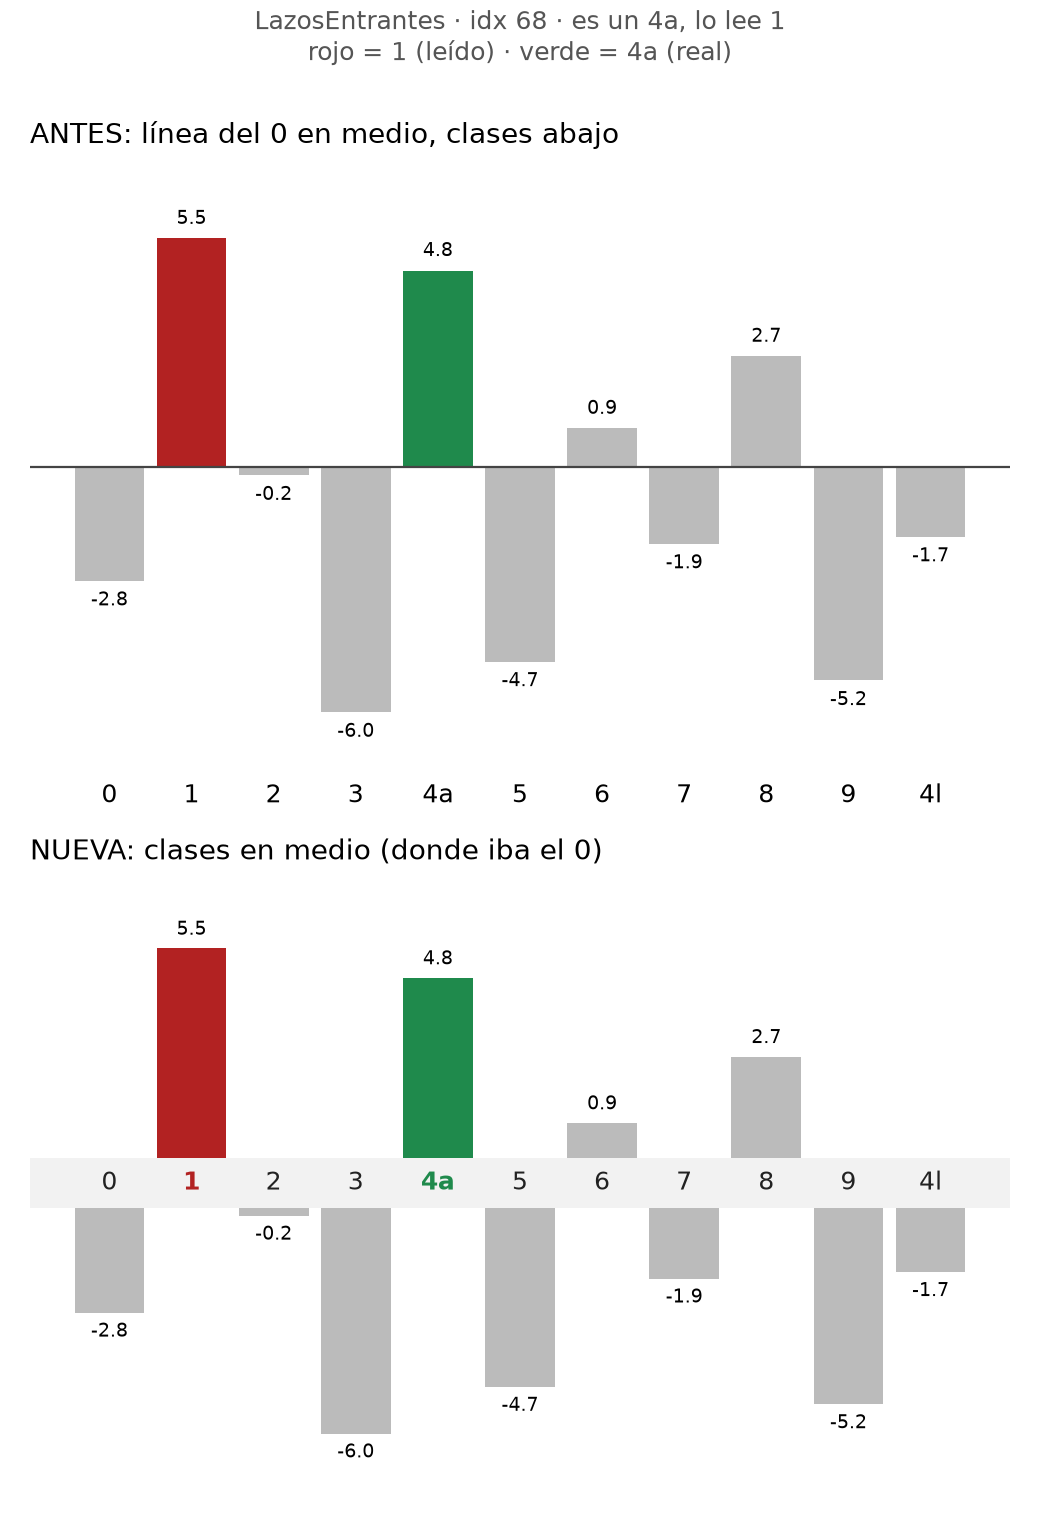

Source code (Python):
"""Maqueta (2026-10-19, pedida por el dueño): variante de logits_hacia_abajo.py con las CLASES EN MEDIO, donde iba la
línea del 0: las positivas suben desde la franja de las clases y las negativas bajan. Mismos datos reales
(LazosEntrantes, idx 68: es un 4a, lo lee 1).
    ../.venv/bin/python web/maquetas/logits_clases_en_medio.py   ->  web/maquetas/logits_clases_en_medio.png
"""
from pathlib import Path
import matplotlib; matplotlib.use("Agg")
import matplotlib.pyplot as plt

K = ['0', '1', '2', '3', '4a', '5', '6', '7', '8', '9', '4l']
V = [-2.77, 5.54, -0.21, -5.96, 4.76, -4.73, 0.93, -1.87, 2.68, -5.19, -1.7]
LEIDO, REAL = 1, 4
ROJO, VERDE, GRIS = '#b22222', '#1f8a4c', '#bbbbbb'
col = [ROJO if k == LEIDO else VERDE if k == REAL else GRIS for k in range(len(K))]
mx = max(abs(v) for v in V)
G = 0.11          # media altura de la franja de las clases

def barra(ax, k, v, base):
    h = v / mx
    if abs(h) < 2 / 60: h = 2 / 60 * (1 if v >= 0 else -1)
    y0 = base if v >= 0 else -base
    ax.bar(k, h, bottom=y0, width=0.85, color=col[k])
    ax.text(k, y0 + h + (0.04 if v >= 0 else -0.04), f'{v:.1f}', ha='center', va='bottom' if v >= 0 else 'top', fontsize=7)

fig, (a, b) = plt.subplots(2, 1, figsize=(5.2, 7.6), dpi=200)
for ax in (a, b):
    for s in ax.spines.values(): s.set_visible(False)
    ax.set_yticks([]); ax.tick_params(length=0)

# la de antes: línea del 0 en medio, clases abajo
for k, v in enumerate(V): barra(a, k, v, 0)
a.axhline(0, color='#444', lw=0.8)
a.set_xticks(range(len(K))); a.set_xticklabels(K, fontsize=9)
a.set_ylim(-1.25, 1.25)
a.set_title('ANTES: línea del 0 en medio, clases abajo', fontsize=10, loc='left')

# NUEVA: las clases ocupan la franja del 0
for k, v in enumerate(V): barra(b, k, v, G)
b.axhspan(-G, G, color='#f2f2f2', lw=0)
for k in range(len(K)):
    b.text(k, 0, K[k], ha='center', va='center', fontsize=9,
           color=col[k] if col[k] != GRIS else '#222', fontweight='bold' if col[k] != GRIS else 'normal')
b.set_xticks([])
b.set_ylim(-1.25 - G, 1.25 + G)
b.set_title('NUEVA: clases en medio (donde iba el 0)', fontsize=10, loc='left')

fig.suptitle('LazosEntrantes · idx 68 · es un 4a, lo lee 1\nrojo = 1 (leído) · verde = 4a (real)', fontsize=9, color='#555', y=0.995)
fig.tight_layout()
out = Path(__file__).with_suffix('.png'); fig.savefig(out, facecolor='white'); print(out)
